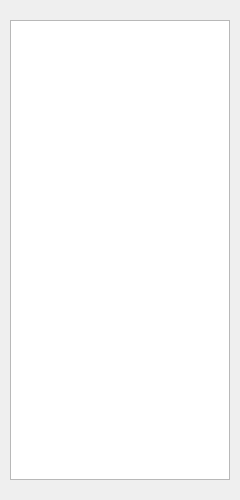
<?xml version="1.0" encoding="UTF-8"?>
<ui version="4.0">
 <class>MainWindow</class>
 <widget class="QMainWindow" name="MainWindow">
  <property name="geometry">
   <rect>
    <x>0</x>
    <y>0</y>
    <width>240</width>
    <height>500</height>
   </rect>
  </property>
  <property name="font">
   <font>
    <family>Noto Sans CJK JP</family>
   </font>
  </property>
  <property name="windowTitle">
   <string>表のテスト</string>
  </property>
  <widget class="QWidget" name="centralwidget">
   <widget class="QTableWidget" name="tableWidget">
    <property name="geometry">
     <rect>
      <x>10</x>
      <y>20</y>
      <width>220</width>
      <height>460</height>
     </rect>
    </property>
   </widget>
  </widget>
 </widget>
 <resources/>
 <connections/>
</ui>
